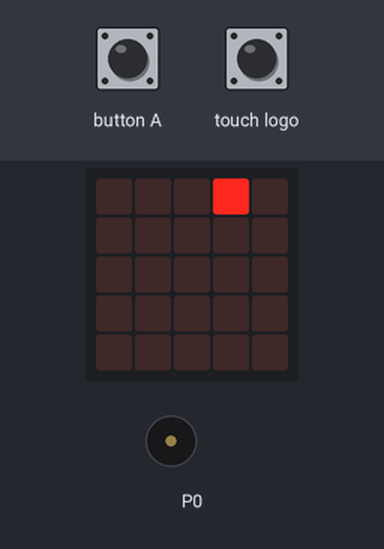
Recording of a program running on a simulated BBC micro:bit (MakeCode). Parts: the board's 5×5 LED display, buzzer (waves = sounding). Inputs (shaded band) come from the test bench. Random numbers come from a fixed seed.

Above: at 3.0 s.
3.1 s: button A pressed for 0.15 s
At 3.32 s:
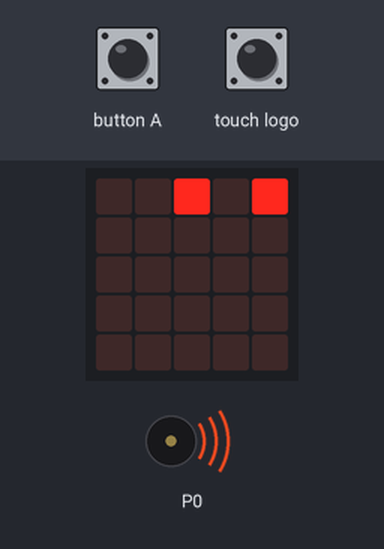
3.8 s: button A pressed for 0.15 s
At 3.87 s:
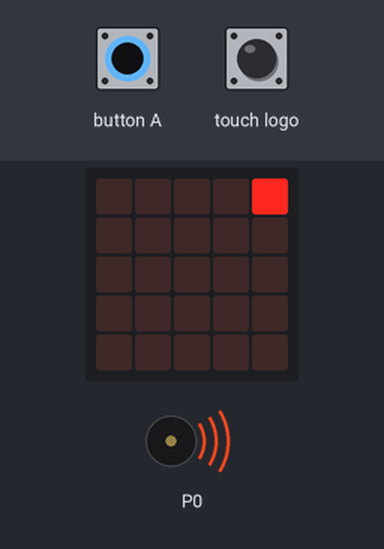
4.5 s: button A pressed 5 times (0.12 s each, 0.3 s apart)
At 6.12 s:
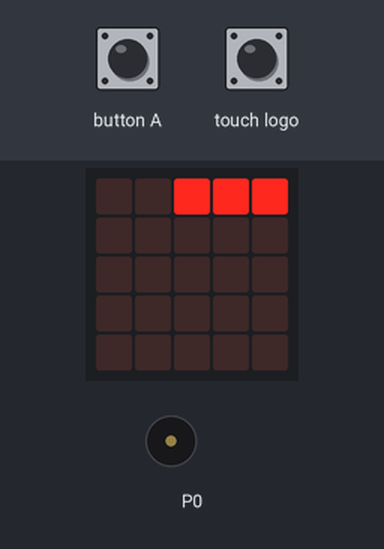
9.0 s: button A pressed 2 times (0.12 s each, 0.3 s apart)
At 11.69 s:
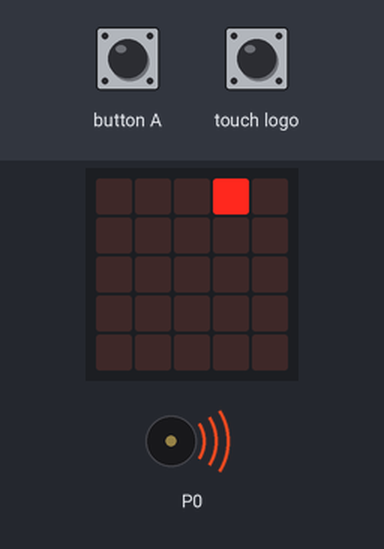
15.6 s: touch logo pressed for 0.15 s
16.3 s: button A pressed for 0.15 s
Timing chart, 0 to 18.0 s (numbered marks = the images above; inputs shaded):
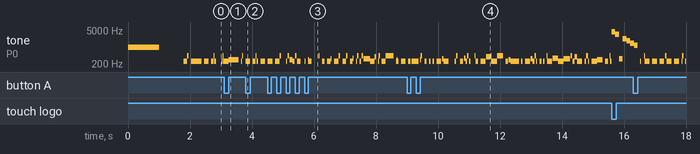

Measured:
- by itself, tone on P0: plays 262 Hz for 0.07 s, 262 Hz for 0.23 s, 294 Hz for 0.02 s, 440 Hz for 0.04 s, 262 Hz for 0.07 s, 262 Hz for 0.06 s … (52 notes in this stretch)

The program:

main.ts
```typescript
input.onButtonPressed(Button.A, function () {
    if (h == 0) {
        h = 1
        music.play(music.stringPlayable("D - E - F E G A ", tempo), music.PlaybackMode.LoopingInBackground)
        basic.pause(500)
    } else {
        h = 0
        music.stopAllSounds()
    }
})
input.onLogoEvent(TouchButtonEvent.Touched, function () {
    if (hlas == 128) {
        hlas = 256
        music.play(music.createSoundExpression(WaveShape.Square, 5000, 1, 49, 255, 1460, SoundExpressionEffect.None, InterpolationCurve.Logarithmic), music.PlaybackMode.UntilDone)
    }
})
let h = 0
let tempo = 0
let hlas = 0
hlas = 128
led.plot(2, 4)
music.setBuiltInSpeakerEnabled(true)
music.setVolume(32)
music.play(music.tonePlayable(988, music.beat(BeatFraction.Double)), music.PlaybackMode.UntilDone)
basic.pause(100)
led.plot(2, 3)
tempo = 170
basic.pause(100)
led.plot(2, 2)
music.setVolume(128)
basic.pause(100)
led.plot(2, 1)
basic.showLeds(`
    . . . . #
    . . . # .
    # . # . .
    . # . . .
    . . . . .
    `)
basic.pause(100)
basic.clearScreen()
loops.everyInterval(randint(100, 750), function () {
    if (9 >= randint(0, 10)) {
        led.plot(2, 0)
        music.play(music.tonePlayable(262, music.beat(BeatFraction.Eighth)), music.PlaybackMode.UntilDone)
        basic.pause(100)
        led.unplot(2, 0)
    }
})
loops.everyInterval(randint(75, 150), function () {
    if (8 >= randint(0, 10)) {
        led.plot(4, 0)
        music.play(music.tonePlayable(262, music.beat(BeatFraction.Whole)), music.PlaybackMode.UntilDone)
        basic.pause(75)
        led.unplot(4, 0)
    }
})
loops.everyInterval(100, function () {
    if (1 >= randint(0, 10)) {
        led.plot(3, 0)
        basic.pause(100)
        led.unplot(3, 0)
        music.setVolume(hlas + 2)
        music.play(music.tonePlayable(440, music.beat(BeatFraction.Eighth)), music.PlaybackMode.UntilDone)
        music.setVolume(hlas)
    }
})
```

test.ts
```typescript
// Tady jsou testy. Při použití tohoto balíčku jako rozšíření nebude zkompilováno.
```
